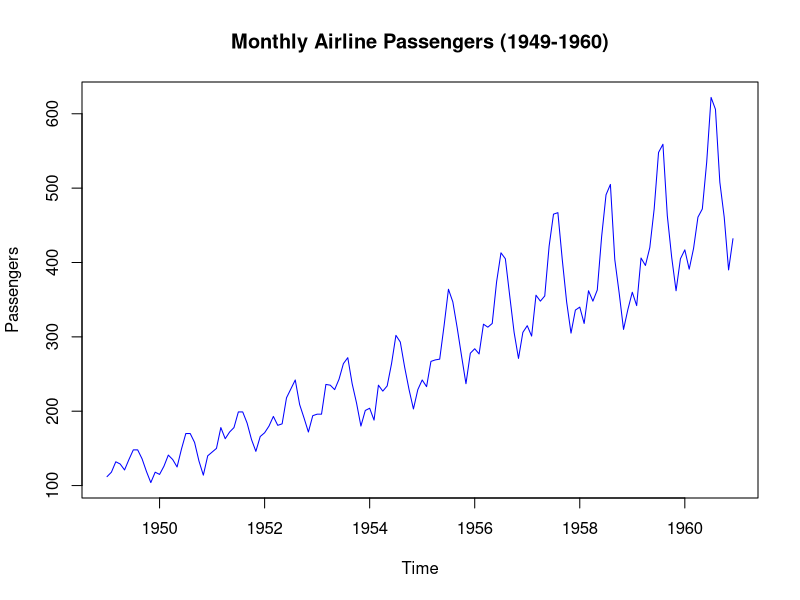
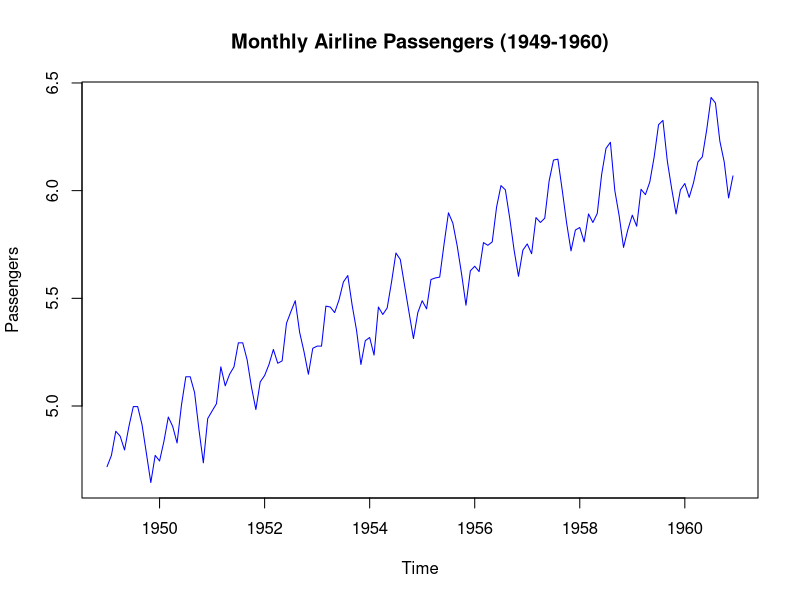
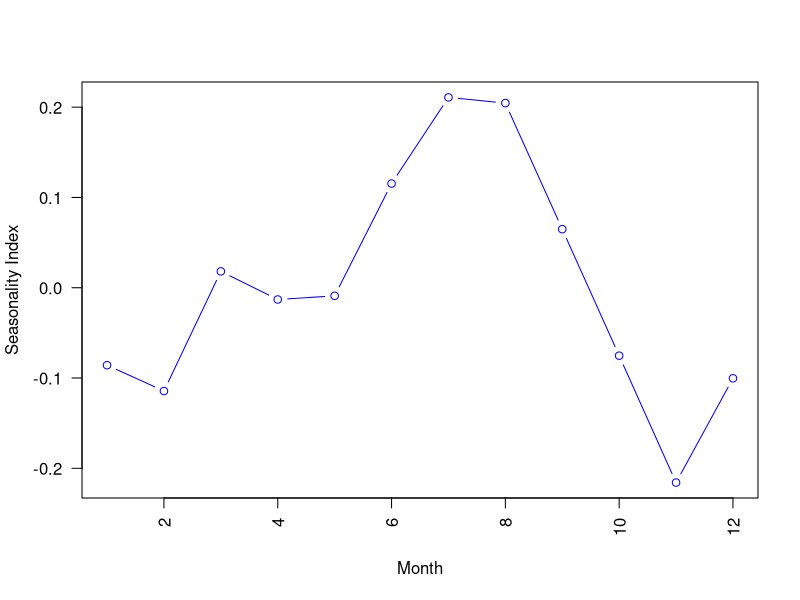
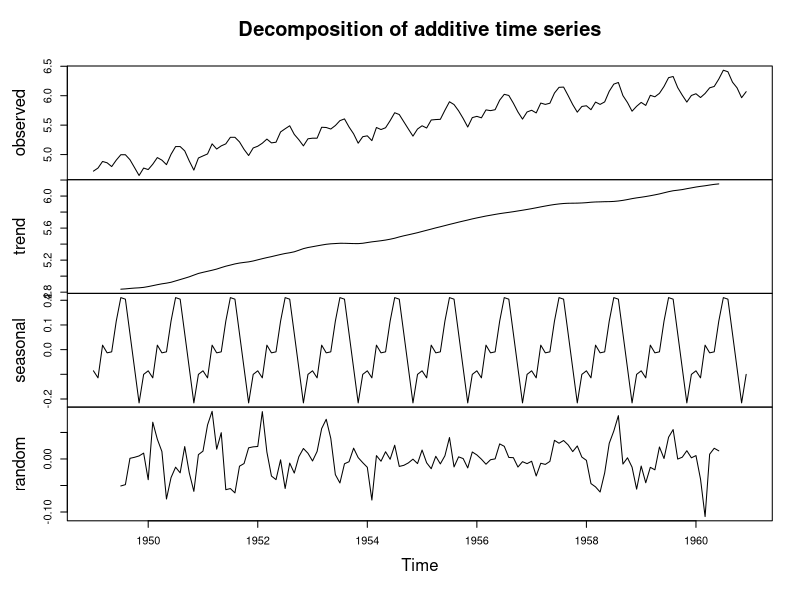
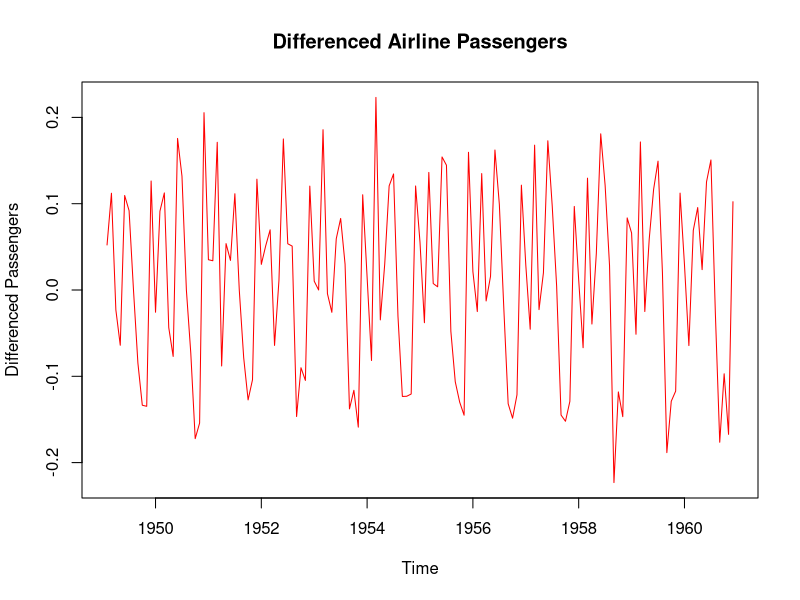
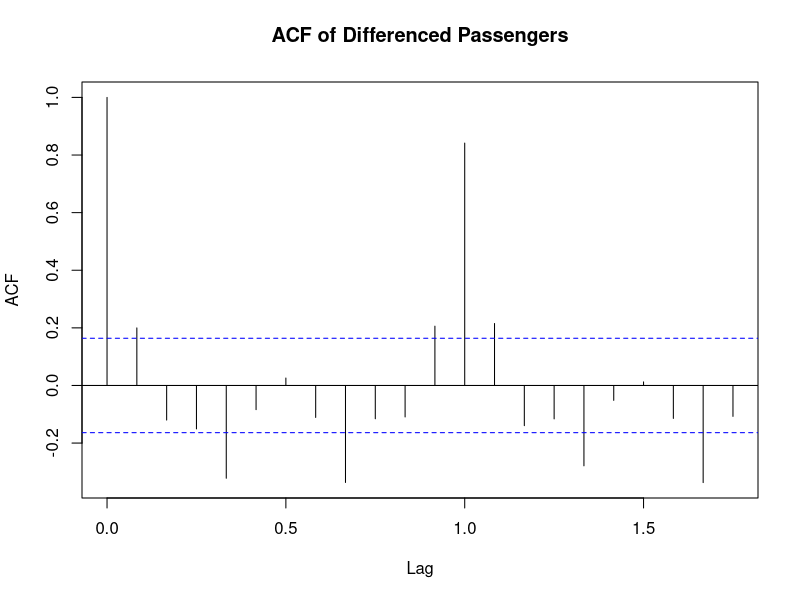
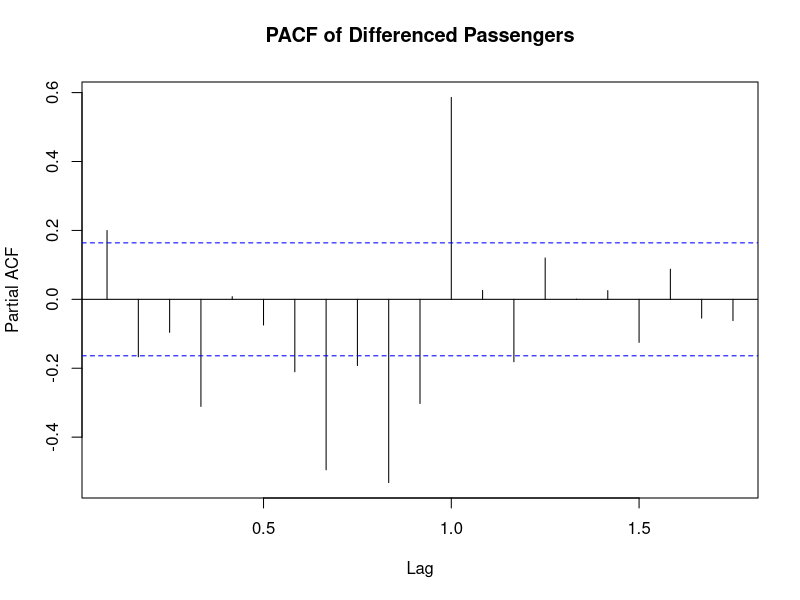
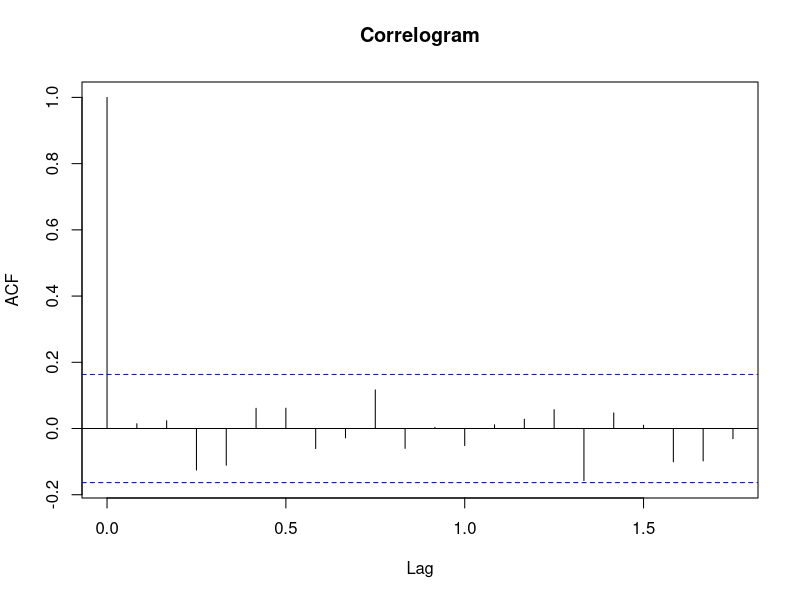

R code for these plots, in order:
data("AirPassengers")
print(AirPassengers)

AP <- AirPassengers
str(AP)
head(AP)
ts(AP, frequency = 12, start=c(1949,1))
attributes(AP)


# Plot the time series
plot(AP, main = "Monthly Airline Passengers (1949-1960)",
     xlab = "Time", ylab = "Passengers", col = "blue")
# --> Time series appears to be non-stationary


# Install and load the 'tseries' package for the ADF test
install.packages("tseries")
library(tseries)
# Perform the ADF test
adf_test <- adf.test(AirPassengers)
print(adf_test)

# Log Transformation
AP <- log(AP)
plot(AP, main = "Monthly Airline Passengers (1949-1960)",
     xlab = "Time", ylab = "Passengers", col = "blue")



# Decomposition of additive time series
decomp <- decompose(AP)
decomp$figure
plot(decomp$figure,
     type = 'b',
     xlab = 'Month',
     ylab = 'Seasonality Index',
     col = 'blue',
     las = 2)
plot(decomp)


# Difference the data
diff_passengers <- diff(AP)
# Plot the differenced data
plot(diff_passengers, main = "Differenced Airline Passengers",
     xlab = "Time", ylab = "Differenced Passengers", col = "red")
# Perform the ADF test again to confirm stationarity
adf_test_diff <- adf.test(diff_passengers)
print

# Perform the KPSS test
kpss_test_result <- kpss.test(diff_passengers)

# Print the result
print(kpss_test_result)



# Plot ACF
acf(diff_passengers, main = "ACF of Differenced Passengers")

# Plot PACF
pacf(diff_passengers, main = "PACF of Differenced Passengers")


install.packages("forecast")
library(forecast)

# ARIMA - Autoregressive Integrated Moving Average
arima_model <- arima(AP, order = c(1, 1, 2))
print(arima_model)
# or find best arime Model
model <- auto.arima(AP)
print(model)
attributes(model)
model$coef


# ACF and PACF plots
acf(model$residuals, main = 'Correlogram')
pacf(model$residuals, main = 'Partial Correlogram' )

# Ljung-Box test 
Box.test(model$residuals, lag=20, type = 'Ljung-Box')
# --> p-value not significant: little chance that autocorrelation at lag 20 is statistically significant


# Residual plot
hist(model$residuals,
     col = 'red',
     xlab = 'Error',
     main = 'Histogram of Residuals',
     freq = FALSE)
lines(density(model$residuals))


# Forecast
f <- forecast(model, 48)
library(ggplot2)
autoplot(f)
accuracy(f)